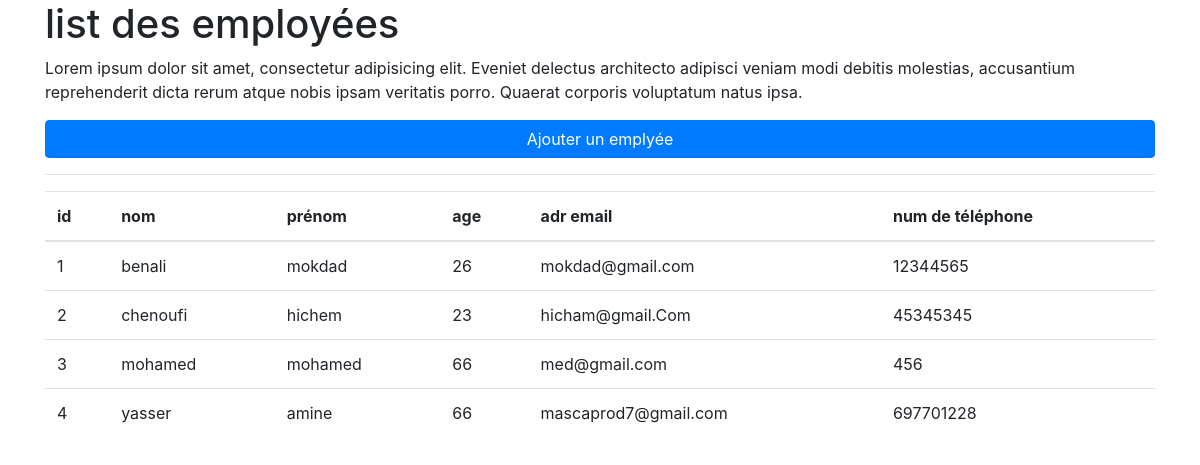
The page / on the database its author committed.
### tables this page shows
CREATE TABLE `employer` (
  `id` int(11) NOT NULL,
  `name` text NOT NULL,
  `lastname` text NOT NULL,
  `age` int(11) NOT NULL,
  `email` text NOT NULL,
  `phone` int(11) NOT NULL
);

### index.php (the view, shortened to what this page needs)
<?php
include_once('connect.php');
?>
<!doctype html>
<html lang="en">
  <head>
    <link rel="stylesheet" href="style.css">
  </head>
  <body>
  <div class="container">
    <h1>list des employées</h1>
    <p>Lorem ipsum dolor sit amet, consectetur adipisicing elit. Eveniet delectus architecto adipisci veniam modi debitis molestias, accusantium reprehenderit dicta rerum atque nobis ipsam veritatis porro. Quaerat corporis voluptatum natus ipsa.</p>
    <a href="add_emp.php">
    <button class="btn btn-primary btn-block">Ajouter un emplyée</button>
    </a>
    <hr>
    <table class="table">
    <thead>
    <tr>
    <th>id</th>
    <th>nom</th>
    <th>prénom</th>
    <th>age</th>
    <th>adr email</th>
    <th>num de téléphone</th>
    </tr>
    </thead>
    <tbody>
    <?php
    $q="SELECT * FROM `employer`";
    $r=mysqli_query($dbc,$q);
    while($row=mysqli_fetch_assoc($r)){
    ?>
    <tr>
    <td><?= $row['id'] ?></td>
    <td><?= $row['name'] ?></td>
    <td><?= $row['lastname'] ?></td>
    <td><?= $row['age'] ?></td>
    <td><?= $row['email'] ?></td>
    <td><?= $row['phone'] ?></td>
    </tr>
    <?php } ?>
    </tbody>
    </table>
  </div>
  </body>
</html>

### rows shown on the page
employer: id "1", name "benali", lastname "mokdad", age "26", email "mokdad@gmail.com", phone "12344565"
employer: id "2", name "chenoufi", lastname "hichem", age "23", email "hicham@gmail.Com", phone "45345345"
employer: id "3", name "mohamed", lastname "mohamed", age "66", email "med@gmail.com", phone "456"
employer: id "4", name "yasser", lastname "amine", age "66", email "mascaprod7@gmail.com", phone "697701228"
